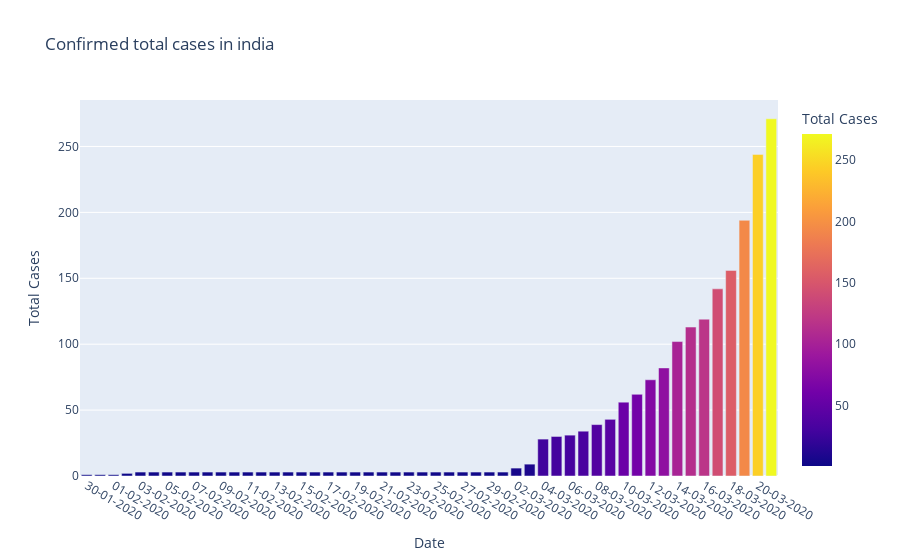

Here is the notebook cell this chart was saved with:
### Code cell
fg

### Figure 1 — Plotly figure (JSON) as saved in the notebook; plotly's stock layout.template omitted (floating-point values rounded to 4 significant figures)
{"data": [{"alignmentgroup": "True", "hovertemplate": "Date=%{x}<br>Total Cases=%{marker.color}<extra></extra>", "legendgroup": "", "marker": {"color": [1, 1, 1, 2, 3, 3, 3, 3, 3, 3, 3, 3, 3, 3, 3, 3, 3, 3, 3, 3, 3, 3, 3, 3, 3, 3, 3, 3, 3, 3, 3, 3, 6, 9, 28, 30, 31, 34, 39, 43, 56, 62, 73, 82, 102, 113, 119, 142, 156, 194, 244, 271], "coloraxis": "coloraxis", "pattern": {"shape": ""}}, "name": "", "offsetgroup": "", "orientation": "v", "showlegend": false, "textposition": "auto", "type": "bar", "x": ["30-01-2020", "31-01-2020", "01-02-2020", "02-02-2020", "03-02-2020", "04-02-2020", "05-02-2020", "06-02-2020", "07-02-2020", "08-02-2020", "09-02-2020", "10-02-2020", "11-02-2020", "12-02-2020", "13-02-2020", "14-02-2020", "15-02-2020", "16-02-2020", "17-02-2020", "18-02-2020", "19-02-2020", "20-02-2020", "21-02-2020", "22-02-2020", "23-02-2020", "24-02-2020", "25-02-2020", "26-02-2020", "27-02-2020", "28-02-2020", "29-02-2020", "01-03-2020", "02-03-2020", "03-03-2020", "04-03-2020", "05-03-2020", "06-03-2020", "07-03-2020", "08-03-2020", "09-03-2020", "10-03-2020", "11-03-2020", "12-03-2020", "13-03-2020", "14-03-2020", "15-03-2020", "16-03-2020", "17-03-2020", "18-03-2020", "19-03-2020", "20-03-2020", "21-03-2020"], "xaxis": "x", "y": [1, 1, 1, 2, 3, 3, 3, 3, 3, 3, 3, 3, 3, 3, 3, 3, 3, 3, 3, 3, 3, 3, 3, 3, 3, 3, 3, 3, 3, 3, 3, 3, 6, 9, 28, 30, 31, 34, 39, 43, 56, 62, 73, 82, 102, 113, 119, 142, 156, 194, 244, 271], "yaxis": "y"}], "layout": {"barmode": "relative", "coloraxis": {"colorbar": {"title": {"text": "Total Cases"}}, "colorscale": [[0, "#0d0887"], [0.1111, "#46039f"], [0.2222, "#7201a8"], [0.3333, "#9c179e"], [0.4444, "#bd3786"], [0.5556, "#d8576b"], [0.6667, "#ed7953"], [0.7778, "#fb9f3a"], [0.8889, "#fdca26"], [1, "#f0f921"]]}, "legend": {"tracegroupgap": 0}, "title": {"text": "Confirmed total cases in india"}, "xaxis": {"anchor": "y", "domain": [0, 1], "title": {"text": "Date"}}, "yaxis": {"anchor": "x", "domain": [0, 1], "title": {"text": "Total Cases"}}}}
